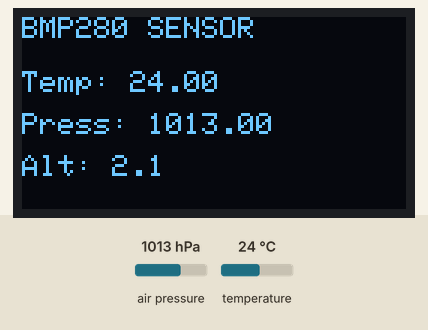
Bench run of a sketch on a simulated ESP32. Shown: 128×64 one-colour display. The test bench sets the inputs (shaded band); at power-on: air pressure 1013 hPa, temperature 24 °C. What the sketch prints to the serial monitor is not drawn.

Above: at 1.6 s.
1.7 s: air pressure set to 952 hPa
At 3.0 s:
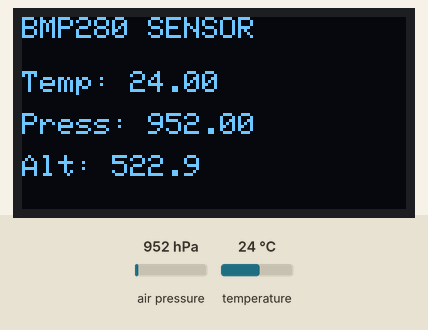
3.5 s: temperature set to 12 °C
At 4.5 s:
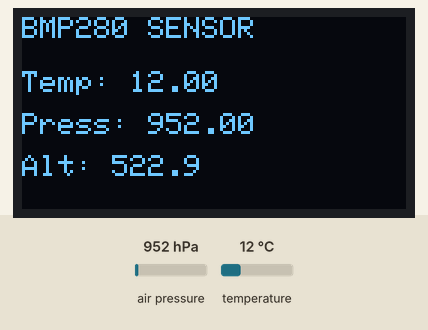
5.5 s: air pressure set to 975 hPa
At 7.2 s:
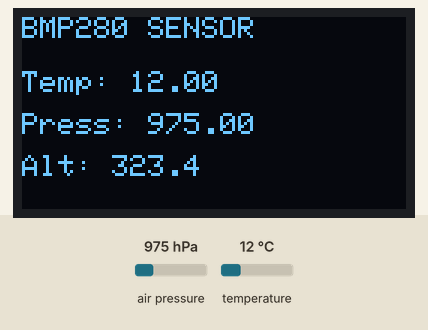
7.5 s: temperature set to 19 °C
Timing chart, 0 to 10.5 s (numbered marks = the images above; inputs shaded):
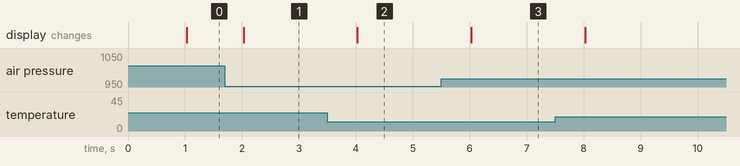

Measured:
- after the input at 1.7 s, the display: changes after 0.33 s (image 1)
- after the input at 3.5 s, the display: changes after 0.53 s (image 2)
- after the input at 5.5 s, the display: changes after 0.53 s (image 3)

The sketch:

code.ino
```cpp
#include <Wire.h>
#include <Adafruit_GFX.h>
#include <Adafruit_SSD1306.h>
#include <Adafruit_BMP280.h>

#define screenWidth 128
#define screenHeight 64

unsigned long previousTime = 0;
unsigned long sensorInterval = 1000;
bool bmpReady = false;
const unsigned long retryTime = 1000;
unsigned long lastRetryTime = 0;
byte failureC =0;

Adafruit_SSD1306 display(screenWidth,screenHeight,&Wire,-1);
Adafruit_BMP280 bmp;

typedef struct{
  float temp;
  float pressure;
  float altitude;
}sensorData;

sensorData sensor = {0};

void displayStatus(const char* message);
bool readSensor(sensorData* s);
bool initializeBmp();
void printSensorData(const sensorData* data);
void displayData(const sensorData* data);
void failureCount();

bool readSensor(sensorData* s){
  s->temp =  bmp.readTemperature();
  s->pressure = bmp.readPressure()/100.0F;
  s->altitude = bmp.readAltitude(1013.25F);

  if(!isfinite(s->temp)||!isfinite(s->pressure)||!isfinite(s->altitude)){
    return false;
  }
  else{
    if(s->temp < -40 ||
      s->temp > 85 ||
      s->pressure < 300 ||
      s->pressure > 1100){
      return false;
    }
    else{
      return true;
    }
  }
}


bool initializeBmp(){
  if(bmp.begin(0x77)){
    bmpReady = true;
    failureC = 0;
    displayStatus("bmp found");
    Serial.print("bmp found");
    return true;
  }
  else{
    bmpReady = false;
    displayStatus("bmp not found");
    Serial.print("bmp not found");
    return false;
  }
}

void printSensorData(const sensorData* data){
  Serial.print("temp = : ");
  Serial.print(data->temp);
  Serial.println();
  Serial.print("pressure : ");
  Serial.print(data->pressure);
  Serial.println();
  Serial.print("altitude : ");
  Serial.print(data->altitude);
}

void displayData(sensorData *data){
  display.clearDisplay();
  display.setTextColor(SSD1306_WHITE);
  display.setTextSize(1);

  display.setCursor(0, 0);
  display.println("BMP280 SENSOR");

  display.setCursor(0, 18);
  display.print("Temp: ");
  display.print(data->temp);

  display.setCursor(0, 32);
  display.print("Press: ");
  display.print(data->pressure);

  display.setCursor(0, 46);
  display.print("Alt: ");
  display.print(data->altitude, 1);

  display.display();
}
void displayStatus(const char* message){
    display.clearDisplay();
    display.setTextColor(SSD1306_WHITE);
    display.setTextSize(1);
    display.setCursor(0, 0);

    display.println("ESP32 SENSOR");
    display.println(message);
    display.display();
}

void failureCount(){
  failureC++;
    if(failureC >=3){
      bmpReady = false;
      displayStatus("bmp is unavailble");
    }
}

void setup(){
  Serial.begin(115200);
  Wire.begin(21,22);

  if(!display.begin(SSD1306_SWITCHCAPVCC, 0x3C)){
    Serial.print("oled not found!");
    while(true){
      delay(3000);
    }
  }
  display.clearDisplay();
  display.setCursor(0,0);
  display.setTextColor(SSD1306_WHITE);
  display.setTextSize(1);
  initializeBmp();

  display.display();
  }

void loop(){
  unsigned long currentTime = millis();

  if(!bmpReady && currentTime - lastRetryTime >= retryTime){
    lastRetryTime = currentTime;
    initializeBmp();
  }

  if (currentTime - previousTime >= sensorInterval) {
    previousTime = currentTime;
    if(bmpReady){
      if(readSensor(&sensor)){
        failureC = 0;
        printSensorData(&sensor);
        displayData(&sensor);
      }
      else{
        Serial.print("invalid readings!");
        displayStatus("invalid_readings");
        failureCount();

      }
    }
  }

}
```
